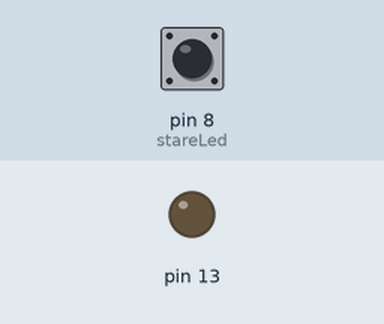
Recording of a sketch running on a simulated Arduino Uno, built with avr-gcc and run on an emulated ATmega328P. Parts: output pins drawn as LEDs (lit = HIGH). The test bench sets the inputs (shaded band); at power-on: pin 8 (stareLed) HIGH.

Above: at 1.2 s.
1.3 s: pin 8 (stareLed) pulled LOW for 0.15 s
At 2.3 s:
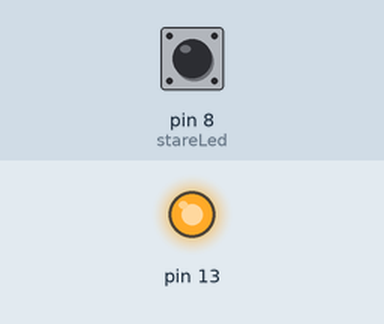
3.3 s: pin 8 (stareLed) pulled LOW for 1 s
At 5.4 s:
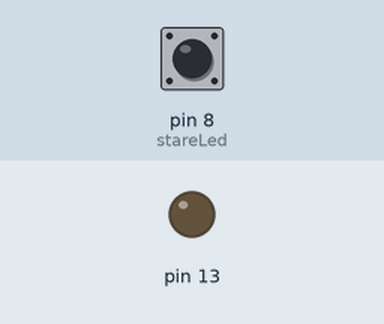
5.8 s: pin 8 (stareLed) pulled LOW for 3.2 s
At 10.2 s:
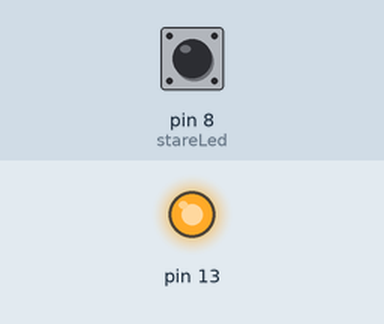
Timing chart, 0 to 11.7 s (numbered marks = the images above; inputs shaded):
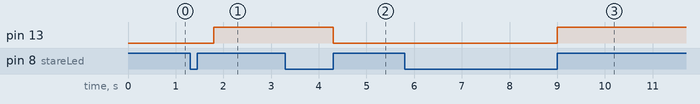

The sketch:

apasare_button_registrii.ino
```cpp
#define PIN0 0

#define PIN5 5

byte stareLed=0;

void setup(){
  DDRB=(0<<PIN0) | (1<<PIN5);
  PORTB=(stareLed<<PIN5)|(1<<PIN0);

}

void loop(){
  if((PINB & (1<<PIN0))==0){
    delay(500);
    while((PINB & (1<<PIN0))==0){

    }

  stareLed=!stareLed;
  PORTB&=~(1<<PIN5);
  PORTB |= stareLed << PIN5;
  }
}
```

Measured:
- after the input at 1.3 s, pin 13: LOW → HIGH after 0.50 s
- after the input at 3.3 s, pin 13: HIGH → LOW after 1.0 s
- after the input at 5.8 s, pin 13: LOW → HIGH after 3.2 s
